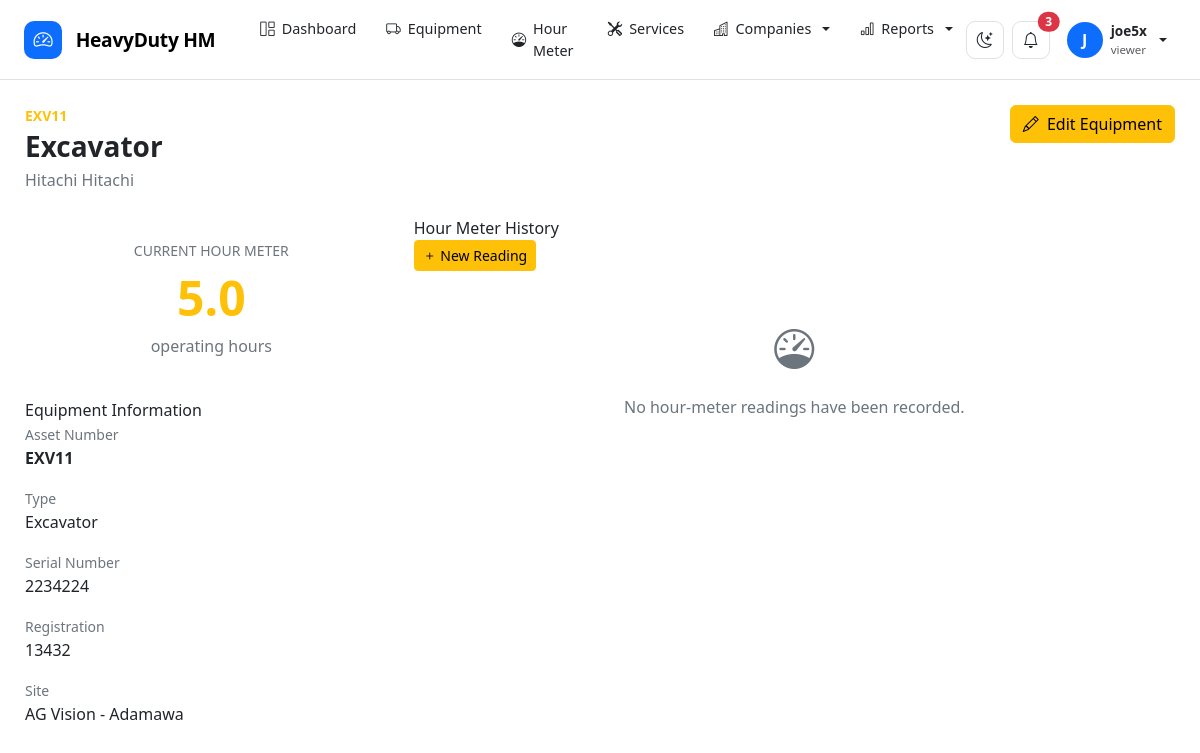
The page /equipment/1/ (signed in) on the database as committed earlier.
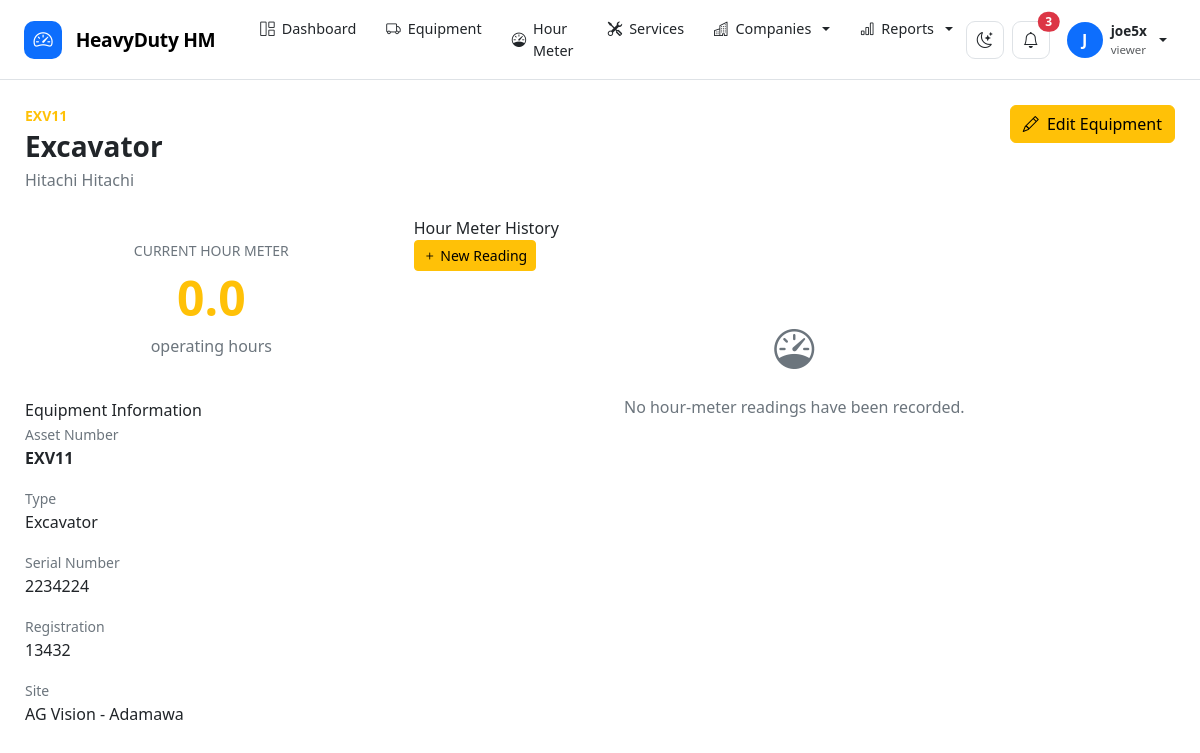
The same page on the database as committed later.
### equipment/models.py (models this page shows, shortened)
class Equipment(models.Model):
    class Status(models.TextChoices):
        ACTIVE = "active", "Active"
        IDLE = "idle", "Idle"
        MAINTENANCE = "maintenance", "Under Maintenance"
        OUT_OF_SERVICE = "out_of_service", "Out of Service"
        RETIRED = "retired", "Retired"
    class EquipmentType(models.TextChoices):
        EXCAVATOR = "excavator", "Excavator"
        BULLDOZER = "bulldozer", "Bulldozer"
        LOADER = "loader", "Wheel Loader"
        GRADER = "grader", "Motor Grader"
        CRANE = "crane", "Crane"
        DUMPER = "dumper", "Dump Truck"
        TRACTOR = "tractor", "Tractor"
        GENERATOR = "generator", "Generator"
        COMPRESSOR = "compressor", "Compressor"
        FORKLIFT = "forklift", "Forklift"
        OTHER = "other", "Other"
    company = models.ForeignKey(
        Company,
        on_delete=models.CASCADE,
        related_name="equipment"
    )
    site = models.ForeignKey(
        Site,
        on_delete=models.SET_NULL,
        null=True,
        blank=True,
        related_name="equipment"
    )
    asset_number = models.CharField(
        max_length=50
    )
    name = models.CharField(
        max_length=200
    )
    equipment_type = models.CharField(
        max_length=30,
        choices=EquipmentType.choices
    )
    manufacturer = models.CharField(
        max_length=100,
        blank=True
    )
    model = models.CharField(
        max_length=100,
        blank=True
    )
    serial_number = models.CharField(
        max_length=150,
        blank=True
    )
    registration_number = models.CharField(
        max_length=100,
        blank=True
    )
    year = models.PositiveIntegerField(
        null=True,
        blank=True
    )
    current_hours = models.DecimalField(
        max_digits=12,
        decimal_places=1,
        default=0
    )
    status = models.CharField(
        max_length=30,
        choices=Status.choices,
        default=Status.ACTIVE
    )
    image = models.ImageField(
        upload_to="equipment/",
        blank=True,
        null=True
    )
    description = models.TextField(
        blank=True
    )
    purchase_date = models.DateField(
        null=True,
        blank=True
    )
    commissioning_date = models.DateField(
        null=True,
        blank=True
    )
    created_by = models.ForeignKey(
        settings.AUTH_USER_MODEL,
        on_delete=models.SET_NULL,
        null=True,
        blank=True,
        related_name="created_equipment"
    )
    created_at = models.DateTimeField(
        auto_now_add=True
    )
    updated_at = models.DateTimeField(
        auto_now=True
    )
    class Meta:
        ordering = ["asset_number"]
        constraints = [
            models.UniqueConstraint(
                fields=["company", "asset_number"],
                name="unique_asset_number_per_company"
            )
        ]

### companies/models.py (models this page shows, shortened)
class Site(models.Model):
    company = models.ForeignKey(
        Company,
        on_delete=models.CASCADE,
        related_name="sites"
    )
    name = models.CharField(
        max_length=200
    )
    code = models.CharField(
        max_length=50,
        blank=True
    )
    address = models.TextField(
        blank=True
    )
    city = models.CharField(
        max_length=100,
        blank=True
    )
    state = models.CharField(
        max_length=100,
        blank=True
    )
    country = models.CharField(
        max_length=100,
        default="Nigeria"
    )
    contact_person = models.CharField(
        max_length=150,
        blank=True
    )
    contact_phone = models.CharField(
        max_length=50,
        blank=True
    )
    latitude = models.DecimalField(
        max_digits=10,
        decimal_places=7,
        null=True,
        blank=True
    )
    longitude = models.DecimalField(
        max_digits=10,
        decimal_places=7,
        null=True,
        blank=True
    )
    is_active = models.BooleanField(
        default=True
    )
    created_by = models.ForeignKey(
        settings.AUTH_USER_MODEL,
        on_delete=models.SET_NULL,
        null=True,
        blank=True,
        related_name="created_sites"
    )
    created_at = models.DateTimeField(
        auto_now_add=True
    )
    updated_at = models.DateTimeField(
        auto_now=True
    )
    class Meta:
        ordering = ["company", "name"]
        verbose_name = "Site"
        verbose_name_plural = "Sites"
        constraints = [
            models.UniqueConstraint(
                fields=["company", "name"],
                name="unique_site_name_per_company"
            ),
            models.UniqueConstraint(
                fields=["company", "code"],
                name="unique_site_code_per_company"
            ),
        ]
    def __str__(self):
        return f"{self.company.name} - {self.name}"

class Company(models.Model):
    name = models.CharField(
        max_length=200,
        unique=True
    )
    short_name = models.CharField(
        max_length=50,
        blank=True
    )
    address = models.TextField(
        blank=True
    )
    phone = models.CharField(
        max_length=50,
        blank=True
    )
    email = models.EmailField(
        blank=True
    )
    website = models.URLField(
        blank=True
    )
    logo = models.ImageField(
        upload_to="companies/logos/",
        blank=True,
        null=True
    )
    is_active = models.BooleanField(
        default=True
    )
    created_by = models.ForeignKey(
        settings.AUTH_USER_MODEL,
        on_delete=models.SET_NULL,
        null=True,
        blank=True,
        related_name="created_companies"
    )
    created_at = models.DateTimeField(
        auto_now_add=True
    )
    updated_at = models.DateTimeField(
        auto_now=True
    )
    class Meta:
        ordering = ["name"]
        verbose_name = "Company"
        verbose_name_plural = "Companies"

### equipment/views.py (the view)
@login_required
def equipment_detail(request, pk):
    equipment = get_object_or_404(
        Equipment.objects.select_related(
            "company",
            "site",
            "created_by",
        ),
        pk=pk
    )
    context = {
        "equipment": equipment,
        "object": equipment,
    }
    return render(
        request,
        "equipment/equipment_detail.html",
        context
    )

### templates/equipment/equipment_detail.html (shortened to what this page needs)
{% extends "base.html" %}
{% block content %}
<div class="d-flex justify-content-between align-items-start mb-4">
    <div>
        <div class="text-warning small fw-bold mb-1">
            {{ equipment.asset_number }}
        </div>
        <h3 class="fw-bold mb-1">
            {{ equipment.name }}
        </h3>
        <div class="text-secondary">
            {{ equipment.manufacturer }}
            {{ equipment.model }}
        </div>
    </div>
    <div>
        <a href="{% url 'equipment:update' equipment.pk %}"
           class="btn btn-warning">
            <i class="bi bi-pencil me-1"></i>
            Edit Equipment
        </a>
    </div>
</div>
<div class="row g-3">
    <div class="col-lg-4">
        <div class="panel mb-3">
            <div class="panel-body text-center py-4">
                <div class="text-secondary small">
                    CURRENT HOUR METER
                </div>
                <div class="display-5 fw-bold text-warning my-2">
                    {{ equipment.current_hours }}
                </div>
                <div class="text-secondary">
                    operating hours
                </div>
            </div>
        </div>
        <div class="panel">
            <div class="panel-header">
                <div class="panel-title">
                    Equipment Information
                </div>
            </div>
            <div class="panel-body">
                <div class="mb-3">
                    <small class="text-secondary">
                        Asset Number
                    </small>
                    <div class="fw-semibold">
                        {{ equipment.asset_number }}
                    </div>
                </div>
                <div class="mb-3">
                    <small class="text-secondary">
                        Type
                    </small>
                    <div>
                        {{ equipment.get_equipment_type_display }}
                    </div>
                </div>
                <div class="mb-3">
                    <small class="text-secondary">
                        Serial Number
                    </small>
                    <div>
                        {{ equipment.serial_number|default:"—" }}
                    </div>
                </div>
                <div class="mb-3">
                    <small class="text-secondary">
                        Registration
                    </small>
                    <div>
                        {{ equipment.registration_number|default:"—" }}
                    </div>
                </div>
                <div>
                    <small class="text-secondary">
                        Site
                    </small>
                    <div>
                        {{ equipment.site|default:"—" }}
                    </div>
                </div>
            </div>
        </div>
    </div>
    <div class="col-lg-8">
        <div class="panel">
            <div class="panel-header">
                <div class="panel-title">
                    Hour Meter History
                </div>
                <a href="#"
                   class="btn btn-sm btn-warning">
                    <i class="bi bi-plus"></i>
                    New Reading
                </a>
            </div>
            <div class="panel-body">
                <div class="text-center text-secondary py-5">
                    <i class="bi bi-speedometer fs-1 d-block mb-3"></i>
                    No hour-meter readings have been recorded.
                </div>
            </div>
        </div>
    </div>
</div>
{% endblock %}

Rows that differ between the two databases and show on the page:
changed Equipment "Excavator": current_hours "5.0" → "0.0"
